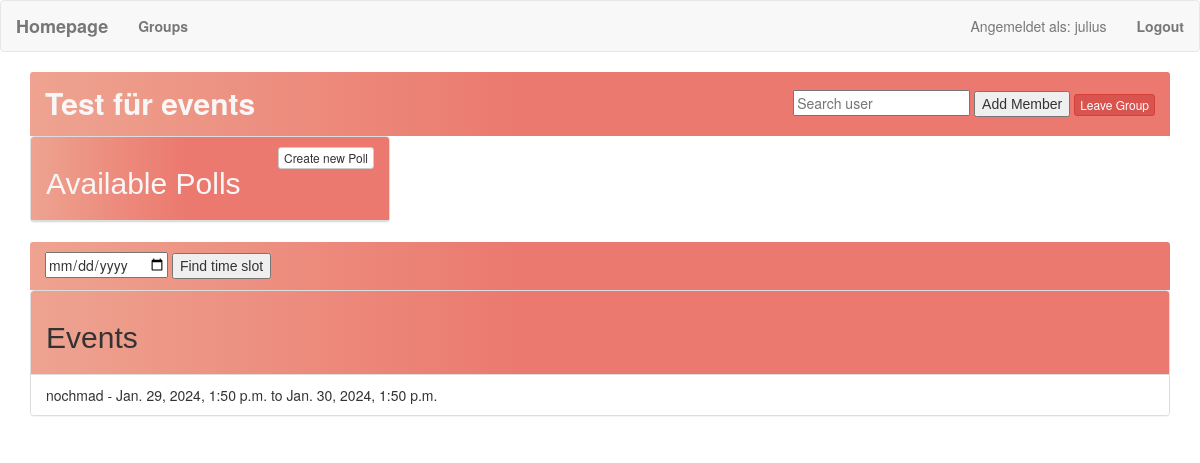
The app's page /group/6/ (signed in), older data.
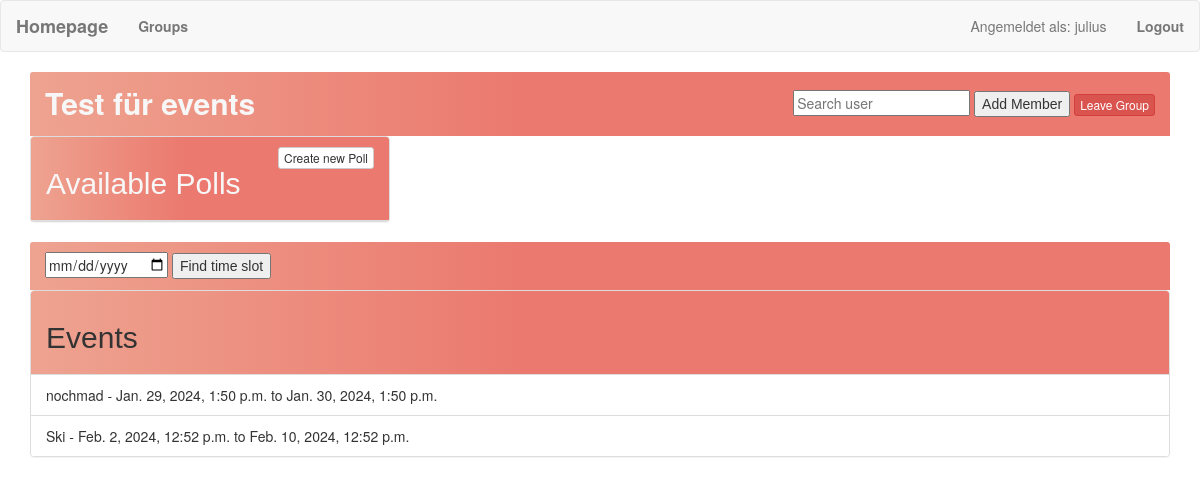
The same page, newer data.
### todolist/models.py (models this page shows, shortened)
class Event(models.Model): # Klasse aus https://www.huiwenteo.com/normal/2018/07/24/django-calendar.html mit Anpassung der User
    users = models.ManyToManyField(User, related_name='events')
    title = models.CharField(max_length=200)
    description = models.TextField()
    start_time = models.DateTimeField()
    end_time = models.DateTimeField()
    bg_color = models.CharField(max_length=20, choices = COLOR_CHOICES, default = '#5549A3')

### todolist/views.py (the view)
# urls.py: path('group/<int:group_id>/', todolist_views.group_detail, name='group_detail'),
def group_detail(request, group_id):
    group = get_object_or_404(Group, pk=group_id)
    if request.user in group.members.all():
        polls = Poll.objects.filter(group=group)
        common_events = Event.objects.filter(users=request.user, start_time__gte=datetime.now())
        for member in group.members.all():
            common_events = common_events.filter(users=member)
        context = {
            'group': group,
            'polls': polls,
            'common_events': common_events,
        }
        return render(request, 'group_detail.html', context)
    else:
        return redirect('group_detail')

### templates/group_detail.html (shortened to what this page needs)
{% extends "base.html" %}
{% block main %}
<div class="panel-heading" style="display: flex; justify-content: space-between; align-items: center;">
    <div class="panel-title">
        {{ group.name }}
    </div>
    <form method="post" action="{% url 'add_member' group_id=group.id %}">
        <input type="text" name="username" placeholder="Search user">
        <button type="submit">Add Member</button>
        <a href="{% url 'leave_group' group.id %}" class="btn btn-danger btn-xs" onclick="return confirm('Are you sure you want to leave this group?');">Leave Group</a>
    </form>
</div>
<div class="row">
    <div class="col-lg-4 col-lg-offset-0">
        <div class="panel panel-default">
            <div class="panel-heading" style="display: flex; justify-content: space-between; align-items: center;">
                <div class="panel-title">
                    <h2>Available Polls</h2>
                </div>
                <a href="{% url 'create' group_id=group.id %}" class="btn btn-default btn-xs" style="align-self: flex-start;">Create new Poll</a>
            </div>
        </div>
    </div>
</div>
<div class="panel-heading" style="display: flex; justify-content: space-between; align-items: center;">
    <form method="post" action="{% url 'find_timeslots' group_id=group.id %}" id="findTimeSlotForm">
        <input type="date" name="selected_date" id="selectedDate">
        <button type="submit">Find time slot</button>
    </form>
</div>
<div class="panel panel-default">
    <div class="panel-heading">
        <h2>Events</h2>
    </div>
    <ul class="list-group">
        {% for event in common_events %}
        <li class="list-group-item">{{ event.title }} - {{ event.start_time }} to {{ event.end_time }}</li>
        {% endfor %}
    </ul>
</div>
{% endblock %}

Row changes from the older to the newer data that the page shows:
added Event: title "Ski", start_time "Feb. 2, 2024, 12:52 p.m.", end_time "Feb. 10, 2024, 12:52 p.m."
